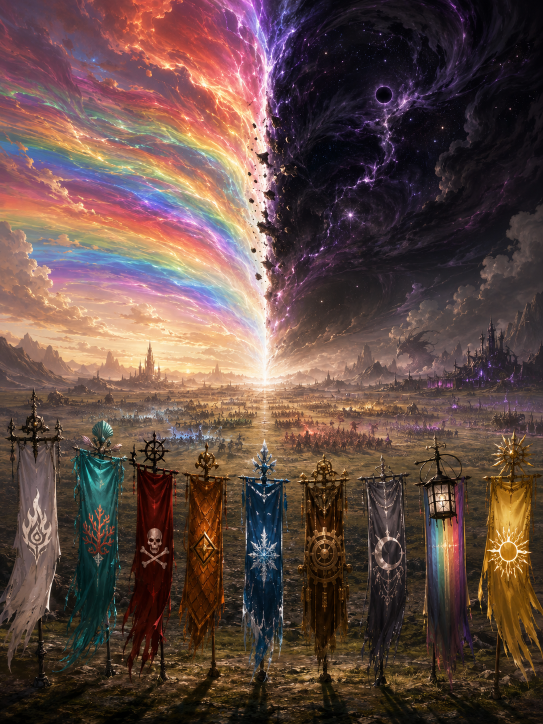
#> input picture images/locations/s1c7/all_faction_assembly.png, 1086 x 1448 px, found by its file name (shown at 1/2 size); its folder holds 4 pictures in this run
$ python import_s1c7_locations.py
#> lines starting #> are read from the running program, lines starting #| are printed output that depends on the picture
"""s1c7 場所画像 14枚 を Box から repo へ取込 + thumb 自動生成 (s1c5/s1c6 と同フロー)。

Box: C:/Users/t2262/Box/.../prismaera/images/locations/s1c7/
→ repo: ~/prism-gacha-work/images/locations/s1c7/{filename}.png
→ repo: ~/prism-gacha-work/images/locations/s1c7/thumb/{filename}_thumb.webp
"""
import os
import shutil
from PIL import Image

BOX_SRC = r"C:/Users/t2262/Box/DIK & Company/06_Other/野沢用/claude/prismaera/images/locations/s1c7"
REPO_DST = r"C:/Users/t2262/prism-gacha-work/images/locations/s1c7"
THUMB_DST = os.path.join(REPO_DST, "thumb")

THUMB_RATIOS = {
    "3:4": (768, 1024),
    "16:9": (1024, 576),
}


def main() -> int:
    os.makedirs(REPO_DST, exist_ok=True)
    os.makedirs(THUMB_DST, exist_ok=True)

    files = sorted(f for f in os.listdir(BOX_SRC) if f.endswith(".png"))
    print(f"取込対象: {len(files)} 枚")
    for f in files:
        src = os.path.join(BOX_SRC, f)
        dst_full = os.path.join(REPO_DST, f)
        thumb_name = os.path.splitext(f)[0] + "_thumb.webp"
        dst_thumb = os.path.join(THUMB_DST, thumb_name)

        shutil.copy2(src, dst_full)

        img = Image.open(src)
#> img is the input picture: PIL image 1086x1448 RGB; mean R, G, B 97.4, 74, 67.8
        ratio = img.size[0] / img.size[1]
#> ratio = 0.75
        if abs(ratio - 0.75) < 0.01:
            target = THUMB_RATIOS["3:4"]
        elif abs(ratio - 1.778) < 0.02:
            target = THUMB_RATIOS["16:9"]
        else:
            raise SystemExit(f"未知の比率: {f} = {img.size}")
        thumb = img.convert("RGB").resize(target, Image.Resampling.LANCZOS)
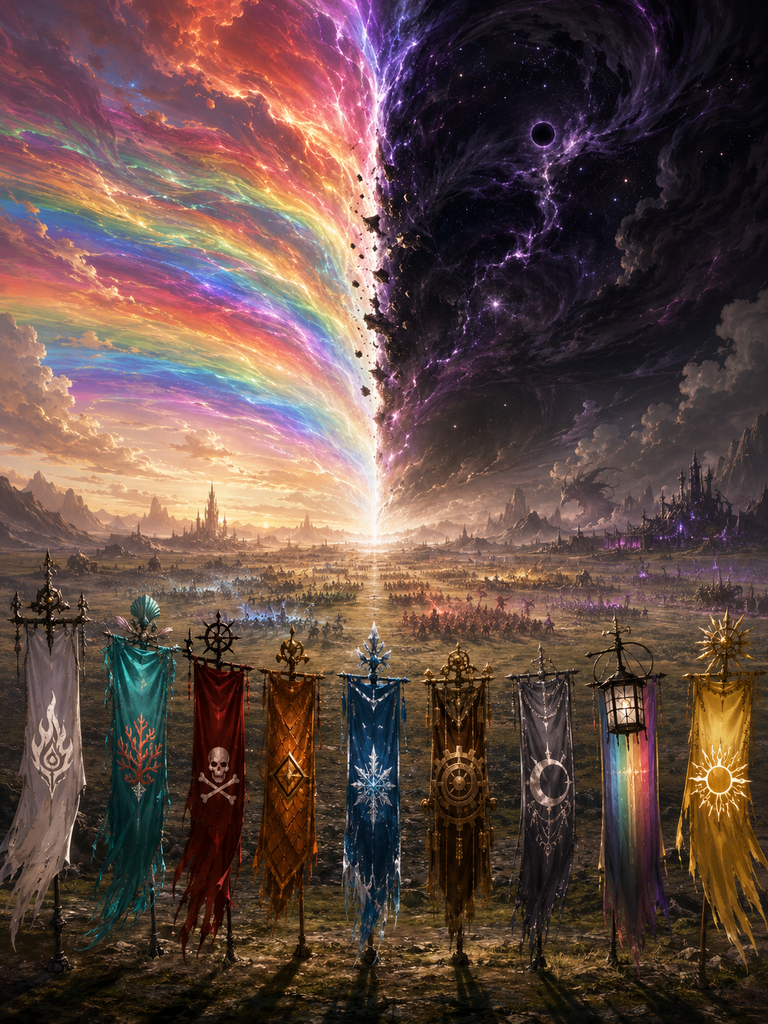
#> thumb: PIL image 768x1024 RGB; mean R, G, B 97.4, 74, 67.8
        thumb.save(dst_thumb, "WEBP", quality=82)
        print(f"  + {f}: full {img.size} -> thumb {target} ({os.path.getsize(dst_thumb)//1024}kB)")
#|   + all_faction_assembly.png: full (1086, 1448) -> thumb (768, 1024) (165kB)
#> pass 2 of the loop in main, `for f in files:`:
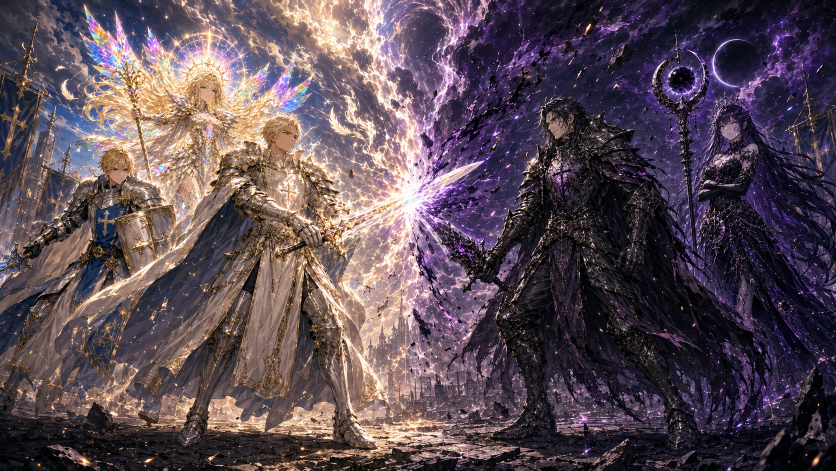
#> input picture images/locations/s1c7/church_vs_garvin.png, 1672 x 941 px, found by its file name (shown at 1/2 size)
#> in main, img is the input picture: PIL image 1672x941 RGB; mean R, G, B 91.4, 75.9, 85.1
#> in main, `thumb = img.convert("RGB").resize(target, Image.Resampling.LANCZOS)`:
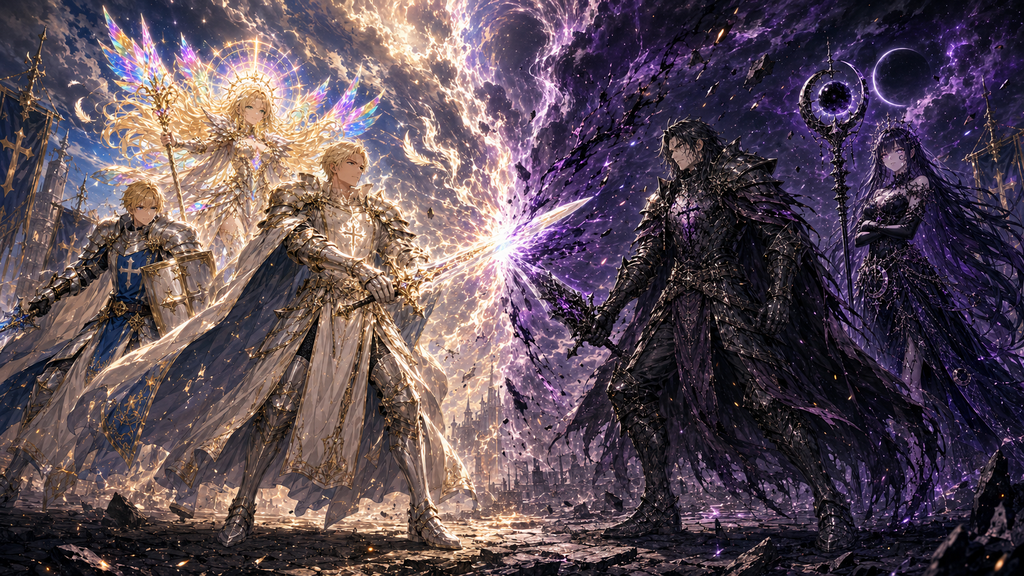
#> thumb: PIL image 1024x576 RGB; mean R, G, B 91.4, 75.9, 85.1
#|   + church_vs_garvin.png: full (1672, 941) -> thumb (1024, 576) (201kB)
#> pass 3 of the loop in main, `for f in files:`:
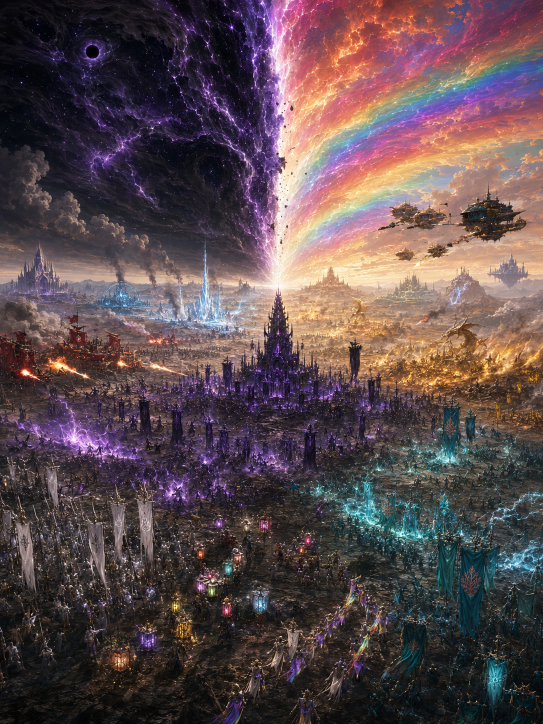
#> input picture images/locations/s1c7/cracked_battlefield_sky.png, 1086 x 1448 px, found by its file name (shown at 1/2 size)
#> in main, img is the input picture: PIL image 1086x1448 RGB; mean R, G, B 92.2, 74.8, 77.9
#> in main, `thumb = img.convert("RGB").resize(target, Image.Resampling.LANCZOS)`:
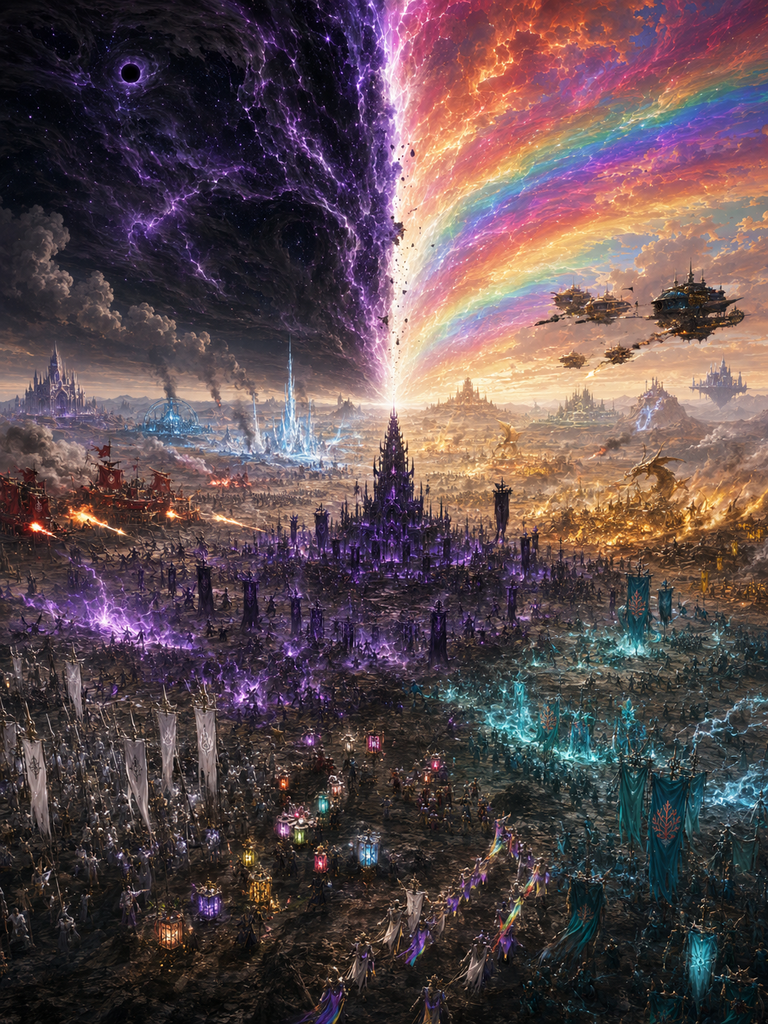
#> thumb: PIL image 768x1024 RGB; mean R, G, B 92.2, 74.8, 77.9
#|   + cracked_battlefield_sky.png: full (1086, 1448) -> thumb (768, 1024) (215kB)
#> the loop made 4 passes; the first 3 are shown

    print(f"完了: full {len(files)} 枚 + thumb {len(files)} 枚")
    return 0


if __name__ == "__main__":
    raise SystemExit(main())
#> (the program exits here)
